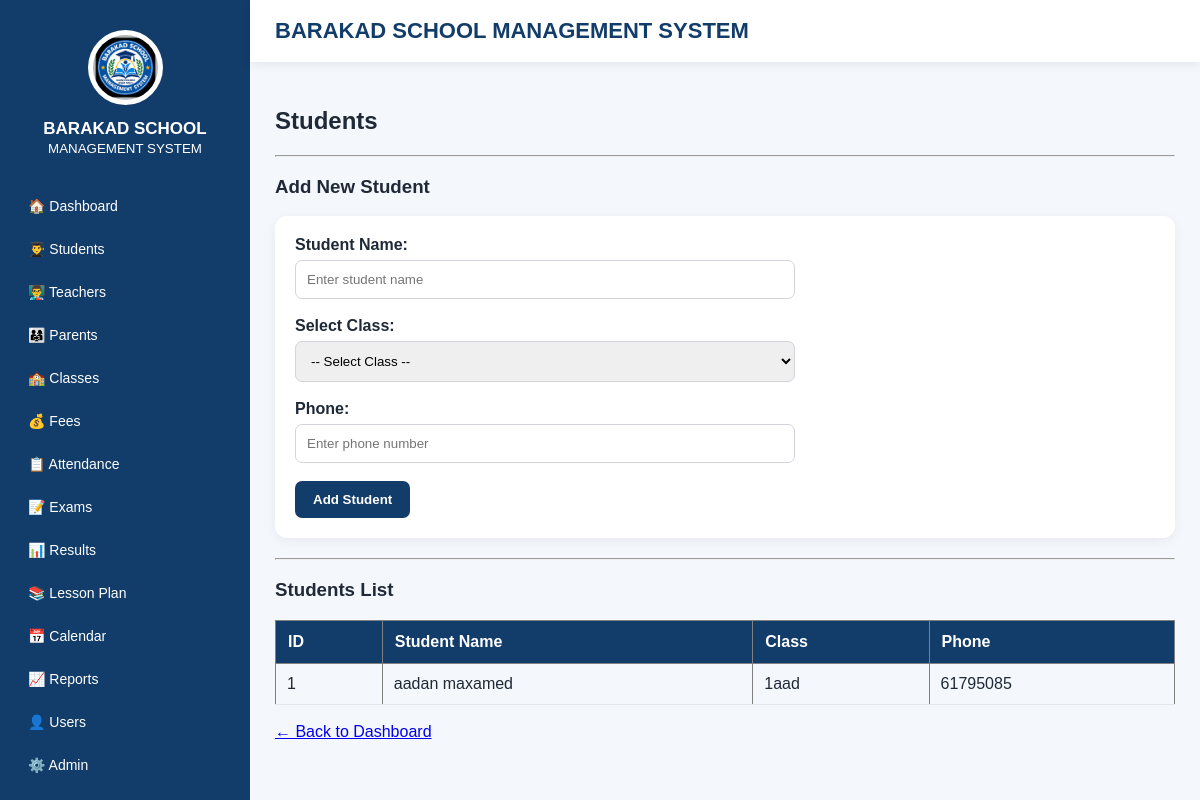
/students, run on the app's committed database.
### tables this page shows
CREATE TABLE students (
            id INTEGER PRIMARY KEY AUTOINCREMENT,
            name TEXT NOT NULL,
            class_name TEXT,
            phone TEXT
        );

### app.py (the view)
@app.route("/students")
def students():
    db = get_db()
    students_list = db.execute("""
        SELECT *
        FROM students
        ORDER BY id DESC
    """).fetchall()
    db.close()
    return render_template(
        "students.html",
        students=students_list,
        classes=CLASS_LIST
    )

### app.py (called while the page is built)
def get_db():
    db = sqlite3.connect(DATABASE)
    db.row_factory = sqlite3.Row
    return db

### templates/students.html (shortened to what this page needs)
{% extends "base.html" %}
{% block content %}
<h2>Students</h2>
<hr>
<h3>Add New Student</h3>
<form method="POST" action="/students/add">
    <label><strong>Student Name:</strong></label>
    <br>
    <input type="text"
           name="name"
           placeholder="Enter student name"
           required>
    <br><br>
    <label><strong>Select Class:</strong></label>
    <br>
    <select name="class_name" required>
        <option value="">
            -- Select Class --
        </option>
    </select>
    <br><br>
    <label><strong>Phone:</strong></label>
    <br>
    <input type="text"
           name="phone"
           placeholder="Enter phone number">
    <br><br>
    <button type="submit">
        Add Student
    </button>
</form>
<hr>
<h3>Students List</h3>
<table border="1"
       cellpadding="8"
       cellspacing="0">
    <tr>
        <th>ID</th>
        <th>Student Name</th>
        <th>Class</th>
        <th>Phone</th>
    </tr>
    {% if students %}
        {% for student in students %}
        <tr>
            <td>
                {{ student["id"] }}
            </td>
            <td>
                {{ student["name"] }}
            </td>
            <td>
                {{ student["class_name"] }}
            </td>
            <td>
                {{ student["phone"] }}
            </td>
        </tr>
        {% endfor %}
    {% else %}
        <tr>
            <td colspan="4">
                Weli arday lama gelin.
            </td>
        </tr>
    {% endif %}
</table>
<br>
<a href="/dashboard">
    ← Back to Dashboard
</a>
{% endblock %}

### templates/base.html (style rules this page uses)
* { box-sizing: border-box; }
body { margin: 0; font-family: Arial, Helvetica, sans-serif; background: #f4f7fb; color: #1f2937; }
form { background: white; padding: 20px; border-radius: 12px; box-shadow: 0 3px 12px rgba(0,0,0,0.06); margin-bottom: 20px; }
input, select, textarea { width: 100%; max-width: 500px; padding: 11px; border: 1px solid #d1d5db; border-radius: 7px; margin-top: 6px; }
button { background: #123c69; color: white; border: none; padding: 11px 18px; border-radius: 7px; cursor: pointer; font-weight: bold; }
table { width: 100%; border-collapse: collapse; }
th { background: #123c69; color: white; padding: 12px; text-align: left; }
td { padding: 11px; border-bottom: 1px solid #e5e7eb; }

### data on the page
students: id "1", name "aadan maxamed", class_name "1aad", phone "61795085"
